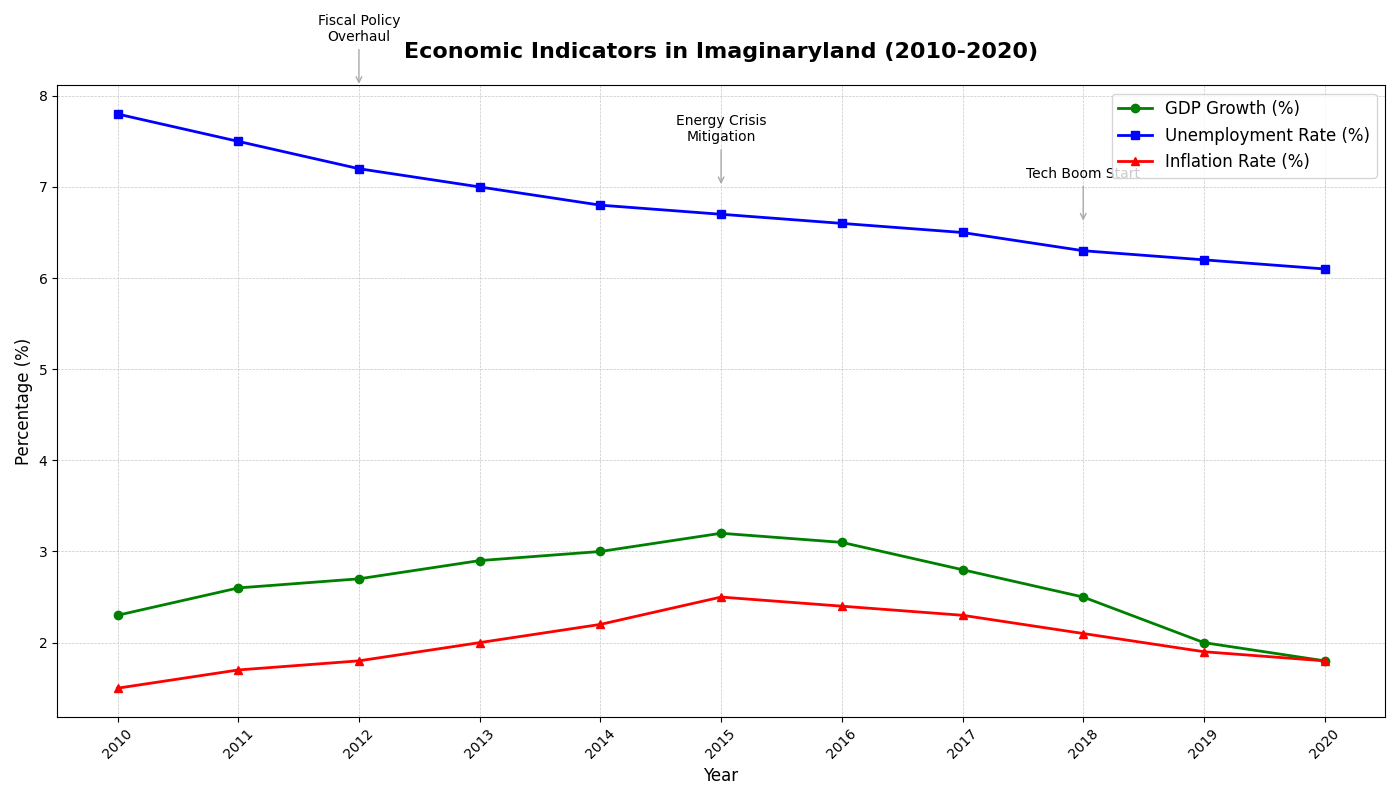

The Python source for this figure:
import matplotlib.pyplot as plt
import numpy as np

# Backstory:
# This chart represents the trend of three key economic indicators
# (GDP, Unemployment, and Inflation) in Imaginaryland over a decade (2010-2020).
# These indicators help gauge the overall economic health and trends in the country.

# Years of interest
years = np.arange(2010, 2021)

# Constructing hypothetical data (without using random())
gdp_growth = np.array([2.3, 2.6, 2.7, 2.9, 3.0, 3.2, 3.1, 2.8, 2.5, 2.0, 1.8])  # GDP growth percentage
unemployment_rate = np.array([7.8, 7.5, 7.2, 7.0, 6.8, 6.7, 6.6, 6.5, 6.3, 6.2, 6.1])  # Unemployment rate percentage
inflation_rate = np.array([1.5, 1.7, 1.8, 2.0, 2.2, 2.5, 2.4, 2.3, 2.1, 1.9, 1.8])  # Inflation rate percentage

# Set up the plot
fig, ax1 = plt.subplots(figsize=(14, 8))

# Plot GDP Growth
ax1.plot(years, gdp_growth, label='GDP Growth (%)', color='green', marker='o', linestyle='-', linewidth=2, markersize=6)
# Plot Unemployment Rate
ax1.plot(years, unemployment_rate, label='Unemployment Rate (%)', color='blue', marker='s', linestyle='-', linewidth=2, markersize=6)
# Plot Inflation Rate
ax1.plot(years, inflation_rate, label='Inflation Rate (%)', color='red', marker='^', linestyle='-', linewidth=2, markersize=6)

# Title and labels
ax1.set_title("Economic Indicators in Imaginaryland (2010-2020)", fontsize=16, fontweight='bold', pad=20)
ax1.set_xlabel("Year", fontsize=12)
ax1.set_ylabel("Percentage (%)", fontsize=12)

# Highlight key events with annotations
key_events = {
    2012: ("Fiscal Policy\nOverhaul", 8.1, 8.0),
    2015: ("Energy Crisis\nMitigation", 7.0, 1.5),
    2018: ("Tech Boom Start", 6.6, 2.4),
}

for year, (event, y_gdp, y_unemployment) in key_events.items():
    ax1.annotate(event, xy=(year, y_gdp),
                 xytext=(year, y_gdp + 0.5),
                 textcoords='data',
                 arrowprops=dict(arrowstyle='->', color='darkgrey'),
                 ha='center', fontsize=10, color='black')

# Customizing the grid
ax1.grid(True, linestyle='--', linewidth=0.5, alpha=0.7)

# Adding a legend
ax1.legend(loc='upper right', fontsize=12)

# Ticks and layout adjustments
ax1.set_xticks(years)
plt.xticks(rotation=45)
plt.tight_layout()

# Show plot
plt.show()
